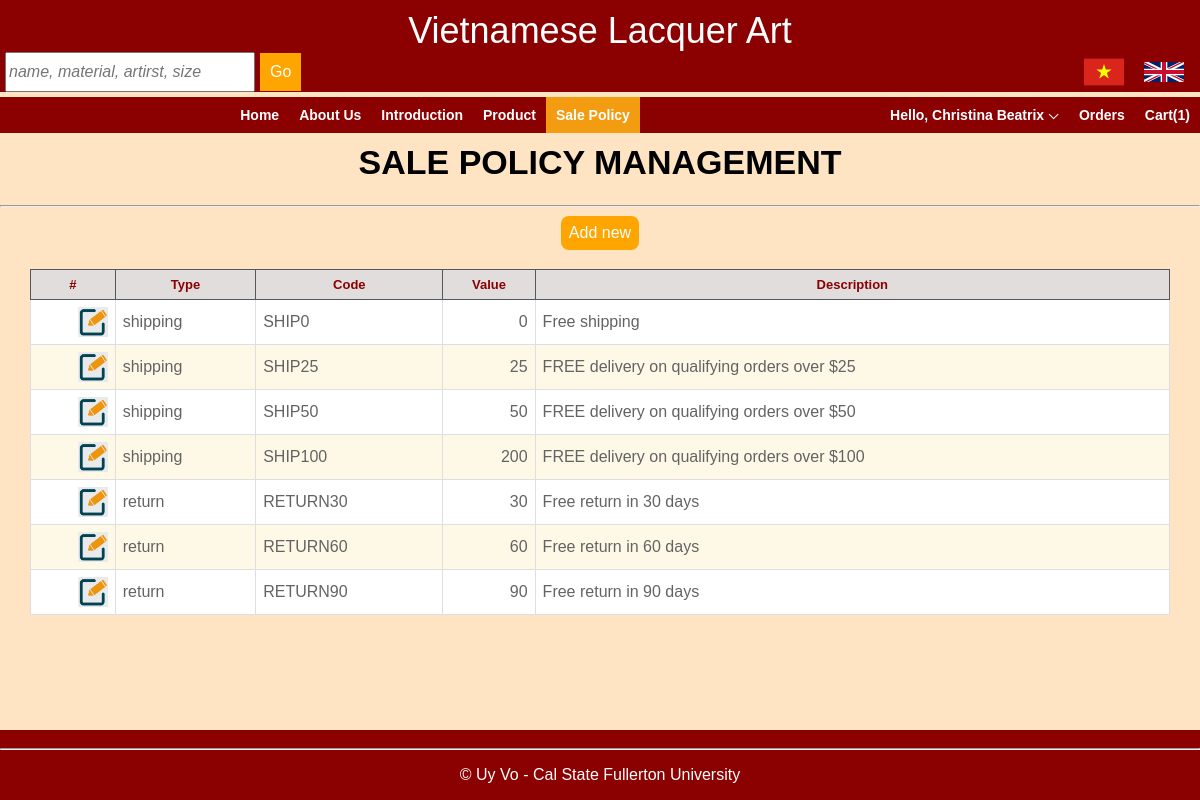
Screenshot of /policy.php?func=list_policy (signed in) with the database file from the repository.
### tables this page shows
CREATE TABLE `sale_policy` (
  `policy_no` int NOT NULL AUTO_INCREMENT,
  `policy_type` varchar(10) DEFAULT NULL,
  `policy_code` varchar(10) DEFAULT NULL,
  `policy_value` int DEFAULT NULL,
  `policy_description` varchar(50) DEFAULT NULL,
  PRIMARY KEY (`policy_no`)
);

### policy.php (the view, shortened to what this page needs)
<?php
    include "header.php";
    if (isset($_GET['func'])) {
        $func=$_GET['func'];
    }else{
        $func='';
    }
    if ($func=='new_policy'){
    ?>
    <br />
    <form class = 'normal' style="background-color: darkred;width:100%;max-width:500px" action='policy.php?func=add_policy' method = 'post' enctype="multipart/form-data">
    <h1>ADD POLICY</h1>
    <table style='width:100%'>
        <tr>
            <td style='text-align:right'><label>Policy Type*</label></td>
            <td>
                <select name='policy_type' id='policy_type' style='height:30px; width:100%;' required>
                    <option value=''>Select</option>
                    <option value='shipping'>Free Shipping - X USD</option>
                    <option value='return'>Free Return - Y days</option>
                </select>
            </td>
        </tr>
        <tr>
            <td style='text-align:right'><label>Code*</label></td>
            <td style='text-align:left;'><input type='text' oninput="this.value = this.value.toUpperCase()" style = "width: 100%" required='required' class='textbox' id='policy_code' name='policy_code' value=''></td>
        </tr>
        <tr>
            <td style='text-align:right'><label>Value*</label></td>
            <td style='text-align:left'><input type='text' style = "width: 100%" required='required' class='textbox' id='policy_value' name='policy_value' value=''></td>
        </tr>
        <tr>
            <td style='text-align:right'><label>Description*</label></td>
            <td style='text-align:left'>
                <input type='text' class='textbox' style = "width: 100%" id='policy_description' name='policy_description' value=''>
            </td>
        </tr>
        <tr>
            <td></td>
            <td td colspan='3'style='text-align:left'><label>(*): mandatory<label></td>
        </tr>
        <tr>
            <td></td><td td colspan='3'><button type='submit' class='button' value='submit' name='submit'>Submit
            <button type='reset' class='button' value='Reset'>Reset</td>
        </tr>
    </table>
    </form>
    <br />
    <?php
    }else if ($func=='list_policy'){
        echo "<div class = 'hb'>SALE POLICY MANAGEMENT</div>";
        echo "<hr />";
        echo "<center><a style='padding:0px' href='policy.php?func=new_policy'><button>Add new</button></a></center><br/>";
        echo "<table>";
        echo "<thead>
                <td>#</td>
                <td>Type</td>
                <td>Code</td>
                <td>Value</td>
                <td>Description</td>
                </thead>";
        $sql="  select p.policy_no, p.policy_type, p.policy_code, p.policy_value, p.policy_description
                from sale_policy p
                where 1=1 order by policy_type desc";
        $result=mysqli_query($conn,$sql);
        while($row = mysqli_fetch_array($result, MYSQLI_BOTH)) {
            echo "<tr>";
            echo "<td style='text-align: right'><a href='policy.php?func=edit_policy&policy_no=$row[policy_no]' class='icon'><img src='images/edit.png' width='30px' height='30px'></a></td>";
            echo "<td>$row[policy_type]</td>";
            echo "<td>$row[policy_code]</td>";
            echo "<td style = 'text-align:right'>$row[policy_value]</td>";
            echo "<td>$row[policy_description]</td>";
            echo "</tr>";
        }
        echo "</table>";
    }else if ($func=='edit_policy'){
        $policy_no = $_GET['policy_no'];
        $sql="  select p.policy_no, p.policy_type, p.policy_code, p.policy_value
                , p.policy_description
                from sale_policy p
                where p.policy_no = '".$policy_no."'";
        $result = mysqli_query($conn,$sql);
        $row = mysqli_fetch_array($result, MYSQLI_BOTH)
        ?>
        <br />
        <form class='normal' style="background-color: darkred;width:100%;max-width:500px" action='policy.php?func=update_policy' method = 'post' enctype="multipart/form-data">
        <h1>UPDATE POLICY</h1>
        <input type="hidden" id="policy_no" name="policy_no" value='<?php echo $row['policy_no']?>' />
        <div class="container" style='background-color: bisque;'>
            <table style='width:100%;'>
                <tr>
                    <td style='text-align:right'><label>Policy Type*</label></td>
                    <td ><input type='text' style = "width: 100%" required='required' class='textbox' readonly id='policy_code' name='policy_type' value='<?php echo $row['policy_type']?>'></td>
                </tr>
                <tr>
                    <td style='text-align:right'><label>Code*</label></td>
                    <td style='text-align:left'><input style='text-transform:uppercase;' type='text'  readonly style = "width: 100%" required='required' class='textbox' id='policy_code' name='policy_code' value='<?php echo $row['policy_code']?>'></td>
                </tr>
                <tr>
                    <td style='text-align:right'><label>Value</label></td>
                    <td style='text-align:left'><input type='text' style = "width: 100%" required='required' class='textbox' id='policy_value' name='policy_value' value='<?php echo $row['policy_value']?>'></td>
                </tr>
                <tr>
                    <td style='text-align:right'><label>Description </label></td>
                    <td style='text-align:left'><input type='text' style = "width: 100%" required='required' class='textbox' id='policy_description' name='policy_description' value='<?php echo $row['policy_description']?>'></td>
                </tr>
                <tr>
                    <td></td>
                    <td td colspan='3'style='text-align:left'><label>(*): mandatory<label></td>
                </tr>
                <tr>
                    <td></td><td td colspan='3' style="align-content:center"><button type='submit' class='button' value='submit' name='submit'>Submit</button>
                    <button type='reset' class='button' value='Reset'>Reset</button></td>
                </tr>
            </table>
        </div>
        </form>
        <br />
    <?php
    }else if ($func=='update_policy'){
        $policy_no = validate($_POST['policy_no']);
        $policy_type = validate($_POST['policy_type']);
        $policy_code = validate($_POST['policy_code']);
        $policy_value = validate($_POST['policy_value']);
        $policy_description = validate($_POST['policy_description']);
        $sql= " update sale_policy set policy_type = '".$policy_type."', policy_code = '".$policy_code."',
                policy_value = ".$policy_value.", policy_description = '".$policy_description."'
                where policy_no = ".$policy_no."";
        $result = mysqli_query($conn,$sql);
        header("Location: policy.php?func=message&content=Update successfully!");
    }else if ($func=='message'){
        echo "<div class = 'hb'>$_GET[content]</div>";
        echo "<br />";
        echo "<center><a href='policy.php?func=list_policy' style ='background-color:orange;'>Back to the list...</a></center>";
    }
        include "footer.php";
    ?>

### style.css (style rules this page uses)
.hb { font-size: 34px; font-weight: bold; color:black; text-align: center; padding-top: 10px; padding-bottom: 15px; }
a { color: white; font-weight: bold; text-decoration: none; padding-left: 10px; padding-right: 10px; padding-top: 10px; padding-bottom:10px; }
a.icon { color: black; font-weight:normal ; text-decoration: none; padding-left: 0px; padding-right: 0px; padding-top: 0px; padding-bottom: 0px; }
button { background-color: orange; border: none; color: white; padding: 8px; text-align: center; text-decoration: none; display: inline-block; font-size: 16px; margin: 1px; cursor: pointer; align-items: center; width:fit-content; border-radius: 8px; }
table { border-collapse: collapse; font-family: Tahoma, Geneva, sans-serif; border: 1px solid; width:95%; margin-left: auto; margin-right: auto; align-self: flex-start; }
table td { padding: 7px; }
table thead td { background-color: #e1dddd; color:darkred; font-weight: bold; font-size: 13px; border: 1px solid #54585d; text-align: center; }
table tbody td { color: #636363; border: 1px solid #dddfe1; }
table tbody tr { background-color: #ffffff; }
table tbody tr:nth-child(even) { background-color: #FEF9E7; }

### rows the page displays
sale_policy: policy_type "shipping", policy_code "SHIP0", policy_value "0", policy_description "Free shipping"
sale_policy: policy_type "shipping", policy_code "SHIP25", policy_value "25", policy_description "FREE delivery on qualifying orders over $25"
sale_policy: policy_type "shipping", policy_code "SHIP50", policy_value "50", policy_description "FREE delivery on qualifying orders over $50"
sale_policy: policy_type "shipping", policy_code "SHIP100", policy_value "200", policy_description "FREE delivery on qualifying orders over $100"
sale_policy: policy_type "return", policy_code "RETURN30", policy_value "30", policy_description "Free return in 30 days"
sale_policy: policy_type "return", policy_code "RETURN60", policy_value "60", policy_description "Free return in 60 days"
sale_policy: policy_type "return", policy_code "RETURN90", policy_value "90", policy_description "Free return in 90 days"

### other values shown
$_SESSION["member_name"] "Christina Beatrix"
$quantity "1"
